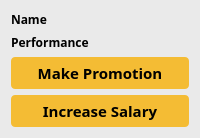
           <widget class="QWidget" name="widget_31" native="true">
            <property name="font">
             <font>
              <family>Segoe UI Semibold</family>
              <pointsize>11</pointsize>
              <weight>75</weight>
              <bold>true</bold>
             </font>
            </property>
            <property name="styleSheet">
             <string notr="true">background-color: #eaeaea;</string>
            </property>
            <layout class="QVBoxLayout" name="verticalLayout_23">
             <item>
              <layout class="QHBoxLayout" name="horizontalLayout_32">
               <item>
                <widget class="QLabel" name="label_70">
                 <property name="font">
                  <font>
                   <family>Segoe UI Semibold</family>
                   <pointsize>9</pointsize>
                   <weight>75</weight>
                   <bold>true</bold>
                  </font>
                 </property>
                 <property name="text">
                  <string>Name</string>
                 </property>
                 <property name="alignment">
                  <set>Qt::AlignLeading|Qt::AlignLeft|Qt::AlignVCenter</set>
                 </property>
                </widget>
               </item>
               <item>
                <widget class="QLabel" name="emp12_name">
                 <property name="font">
                  <font>
                   <family>Segoe UI Semibold</family>
                   <pointsize>9</pointsize>
                   <weight>75</weight>
                   <bold>true</bold>
                  </font>
                 </property>
                 <property name="text">
                  <string/>
                 </property>
                </widget>
               </item>
              </layout>
             </item>
             <item>
              <layout class="QHBoxLayout" name="horizontalLayout_33">
               <item>
                <widget class="QLabel" name="label_72">
                 <property name="font">
                  <font>
                   <family>Segoe UI Semibold</family>
                   <pointsize>9</pointsize>
                   <weight>75</weight>
                   <bold>true</bold>
                  </font>
                 </property>
                 <property name="text">
                  <string>Performance</string>
                 </property>
                 <property name="alignment">
                  <set>Qt::AlignLeading|Qt::AlignLeft|Qt::AlignVCenter</set>
                 </property>
                </widget>
               </item>
               <item>
                <widget class="QLabel" name="emp12_per">
                 <property name="font">
                  <font>
                   <family>Segoe UI Semibold</family>
                   <pointsize>9</pointsize>
                   <weight>75</weight>
                   <bold>true</bold>
                  </font>
                 </property>
                 <property name="text">
                  <string/>
                 </property>
                </widget>
               </item>
              </layout>
             </item>
             <item>
              <widget class="QPushButton" name="pushButton_37">
               <property name="font">
                <font>
                 <family>Segoe UI Semibold</family>
                 <pointsize>-1</pointsize>
                 <weight>75</weight>
                 <bold>true</bold>
                 <underline>false</underline>
                 <strikeout>false</strikeout>
                </font>
               </property>
               <property name="styleSheet">
                <string notr="true">background-color: #f4bc34; /* Green */
  width: 100%;
  border: none;
  color: black;
  padding: 5px;
  text-align: center;
  text-decoration: none;
  font-size: 15px;
	border-radius: 4px;</string>
               </property>
               <property name="text">
                <string>Make Promotion</string>
               </property>
              </widget>
             </item>
             <item>
              <widget class="QPushButton" name="pushButton_38">
               <property name="font">
                <font>
                 <family>Segoe UI Semibold</family>
                 <pointsize>-1</pointsize>
                 <weight>75</weight>
                 <bold>true</bold>
                 <underline>false</underline>
                 <strikeout>false</strikeout>
                </font>
               </property>
               <property name="styleSheet">
                <string notr="true">background-color: #f4bc34; /* Green */
  width: 100%;
  border: none;
  color: black;
  padding: 5px;
  text-align: center;
  text-decoration: none;
  font-size: 15px;
	border-radius: 4px;</string>
               </property>
               <property name="text">
                <string>Increase Salary</string>
               </property>
              </widget>
             </item>
            </layout>
           </widget>
